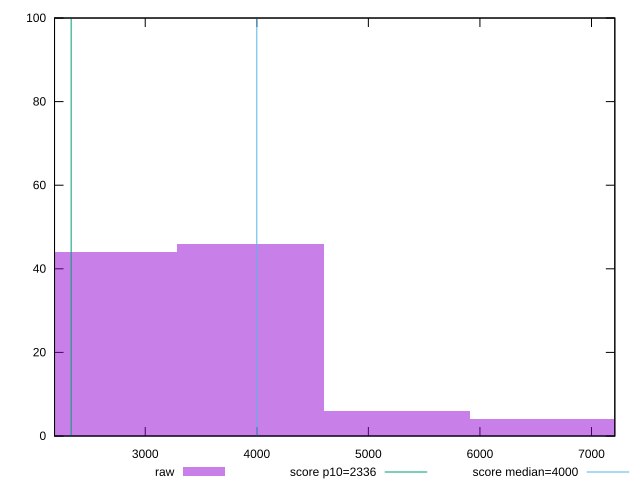

Write the gnuplot code that produced this figure.
reset

$raw <<EOF
3941.274317982148 46
2627.516211988099 44
5255.032423976198 6
6568.790529970247 4
EOF

set key outside below
set boxwidth 1313.7581059940494
set xrange [2187.0145:7209.048999999999]
set yrange [0:100]
set trange [0:100]
set style fill transparent solid 0.5 noborder

set parametric
set terminal svg size 640, 490 enhanced background rgb 'white'
set output "reprap/first-contentful-paint/samples/pages+cached+noexternal+nomedia+nocss/raw/histogram.svg"

plot $raw title "raw" with boxes, \
     2336,t title "score p10=2336", \
     4000,t title "score median=4000"

reset
